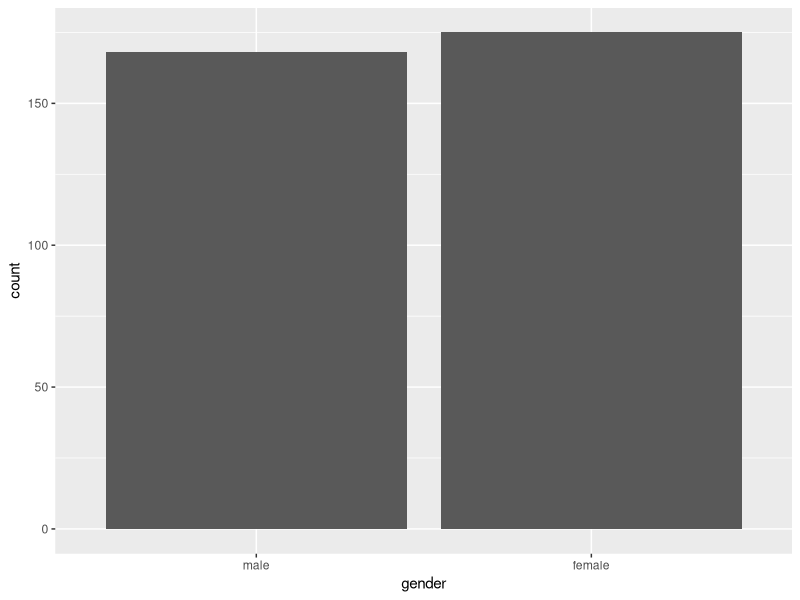
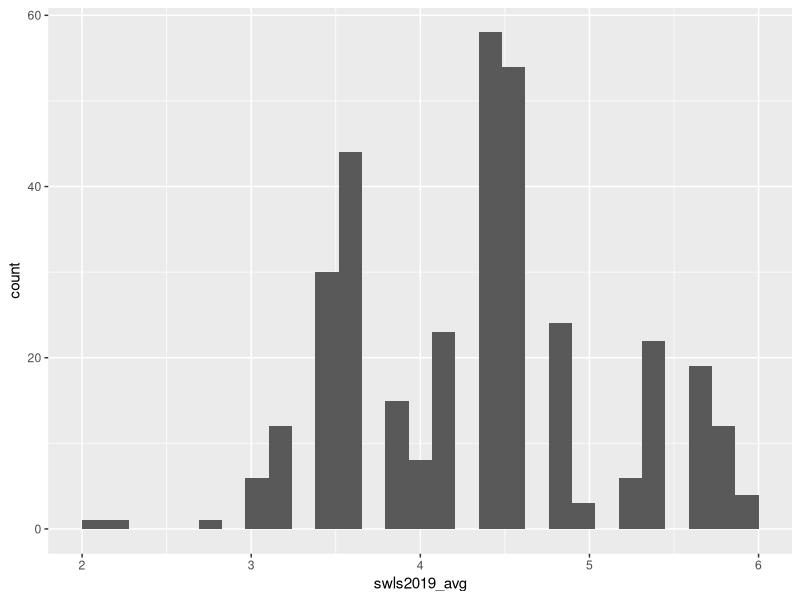
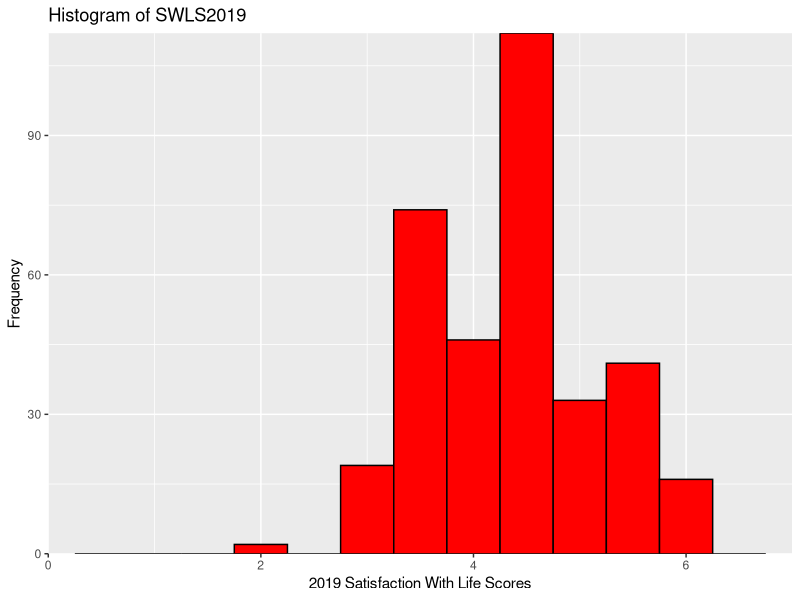
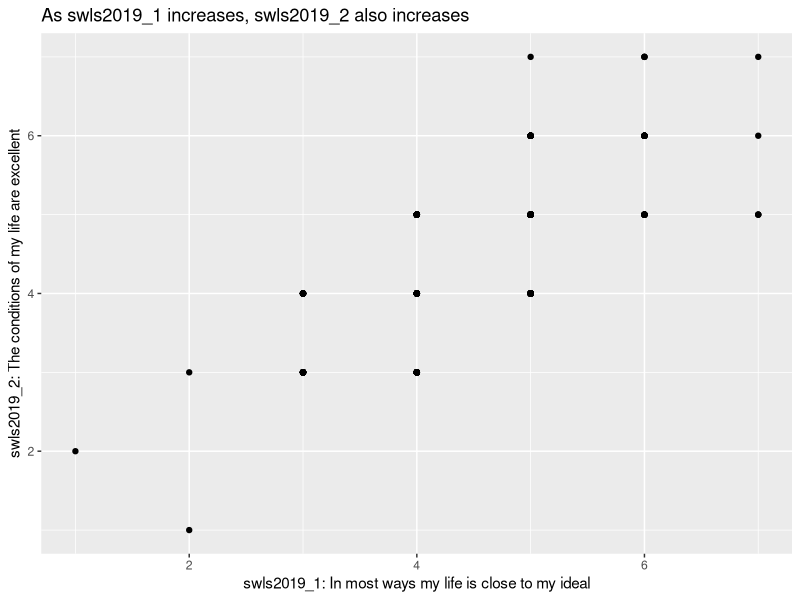

Write R code to recreate these figures, in order.
## ---- chunk 1

library(tidyverse)

## ---- chunk 2

data <- read_csv("SWB.csv")

# this code is saying...
# read in the .csv file, "SWB.csv" and assign it to the object "data"
# from now on, "data" will refer to the data in this csv file

## ---- chunk 3

str(data)

## ---- chunk 4

glimpse(data)

## ---- chunk 5

data$gender <- factor(data$gender, 
                      levels = c(0, 1), 
                      labels = c("male", "female"))
# this code is saying...
# we want to convert the variable gender into a factor
# this variable has two values / levels, 0 and 1 
# label 0 as “male” and 1 as “female”
# notice that male and female are enclosed in quotation marks (because they are non-numerical or string variables).

# Check that gender is now a factor with either glimpse() or str()
# They'll give you the same output
glimpse(data$gender)

## ---- chunk 6

swls2019_only <- data %>%   # create the subset called "swls2019_only" from "data", and then
  select(gender, swls2019_1:swls2019_5)  # select gender and the columns swls2019_1 to swls2019_5

## ---- chunk 7

head(swls2019_only)

## ---- chunk 8

swls2019_genderlast <- data %>%   
  select(swls2019_1:swls2019_5, gender)  

## ---- chunk 9

head(swls2019_genderlast)

## ---- chunk 10

male_only <- data %>%	 # create "male_only" subset from "data", and then 
  filter(gender == "male")  # filter (keep) only male participants

## ---- chunk 11

head(male_only)

## ---- chunk 12

swls2019_only <- swls2019_only %>% 
  mutate(swls2019_avg = (swls2019_1 + swls2019_2 + swls2019_3 + swls2019_4 + swls2019_5) / 5)
# this code is saying... 
# create a variable called `swls2019_avg` by adding up swls2019_1 to swls2019_5 and then dividing the total by 5
# add this variable to the data frame swls2019_only

## ---- chunk 13

head(swls2019_only)

## ---- chunk 14

swls2019_only <- swls2019_only %>% 
  mutate(swls2019_avg_rowmeans = rowMeans(across(c(swls2019_1:swls2019_5))))
# rowMeans(across(c(swls2019_1:swls2019_5))) tells R that we want to find the mean (average) for each row (hence rowMeans) across the set of five variables, swls2019_1 to swls2019_5. 

## ---- chunk 15

swls2019_only %>% 
  select(swls2019_avg, swls2019_avg_rowmeans) %>% 
  head(6) %>% 
  print(width = Inf)

## ---- chunk 16

swls2019_only %>% 
  summarise(avg_swls = mean(swls2019_avg), 
            min_swls = min(swls2019_avg), 
            max_swls = max(swls2019_avg), 
            var_swls = var(swls2019_avg), 
            sd_swls = sd(swls2019_avg), 
            total = n())

## ---- chunk 17

# Load package (install the package before loading!)
library(psych)

# Get the most common descriptive statistics
describe(swls2019_only$swls2019_avg)

## ---- chunk 18

swls2019_only %>% 
  group_by(gender) %>% 
  summarise(avg_swls = mean(swls2019_avg), 
            min_swls = min(swls2019_avg), 
            max_swls = max(swls2019_avg), 
            var_swls = var(swls2019_avg), 
            sd_swls = sd(swls2019_avg), 
            total = n())

## ---- chunk 19

describeBy(swls2019_only$swls2019_avg, 
           group = swls2019_only$gender)

## ---- chunk 20

swls2019_only %>% 
  group_by(gender) %>%  # Group the result by gender
  summarise(freq = n())  # Count how many of each value in the data

## ---- chunk 21

swls2019_only %>% 
  group_by(gender) %>%   # Group the result by gender
  summarise(freq = n()) %>%  # Count how many of each value in the data 
  mutate (total = sum(freq),  # Count the total number of observations 
          rel_freq = freq / total)  # Take the frequency of each value / total number of observations

## ---- chunk 22

swls2019_only %>% 
  group_by(gender) %>%   
  summarise(freq = n()) %>%   
  mutate (total = sum(freq), 
          rel_freq = freq / total, 
          percentage = rel_freq * 100)  

## ---- chunk 23

ggplot(data = swls2019_only, aes(x = gender)) +  # dataset used is swls2019_only, x (horizontal axis) is gender
  geom_bar(stat = "count")  # we want a bar plot where the statistic is the count of the values in x 

## ---- chunk 24

ggplot(data = swls2019_only, aes(x = swls2019_avg)) + 
  geom_histogram()  # we want a histogram, so geom_histogram() is used

## ---- chunk 25

# Assign color “red” to the object barfill (which we will use below to change the colour of the bars).
barfill <- "red" 

# Assign color “black” to the object barlines (which we will use below to change the colour of the barlines).
barlines <- "black" 

# Specify the data frame and the variables to plot
ggplot(swls2019_only, aes(x = swls2019_avg)) + 
# Specify the type of plot and binwidth
  geom_histogram(binwidth = 0.5, 
# Specify the border of the bars
                   color = barlines, 
# Specify the color of the bar
                   fill = barfill) + 
# Label the x-axis
  scale_x_continuous(name = "2019 Satisfaction With Life Scores", 
# Force the graph to start at x = 0
                     expand = c(0, 0), 
# Force the graph to end at x = 7
                     limits = c(0, 7)) + 
# Label the y-axis
  scale_y_continuous(name = "Frequency", 
# Force the graph to start at y = 0
                     expand = c(0, 0), 
# No maximum limit to y (hence, NA)
                     limits = c(NA, NA)) + 
# Give the histogram a title.
    ggtitle("Histogram of SWLS2019")
## ---- chunk 26

swls2019_only %>% 
  ggplot(.) + 
  geom_point(aes(x = swls2019_1, y = swls2019_2)) +  # A scatterplot is a plot of points on a graph. So we use geom_point.
  labs(x = "swls2019_1: In most ways my life is close to my ideal",
       y = "swls2019_2: The conditions of my life are excellent", 
       title = "As swls2019_1 increases, swls2019_2 also increases")  # labs() is another way to add labels. You can also add a title using the labs() function, which by default is left-aligned. 

